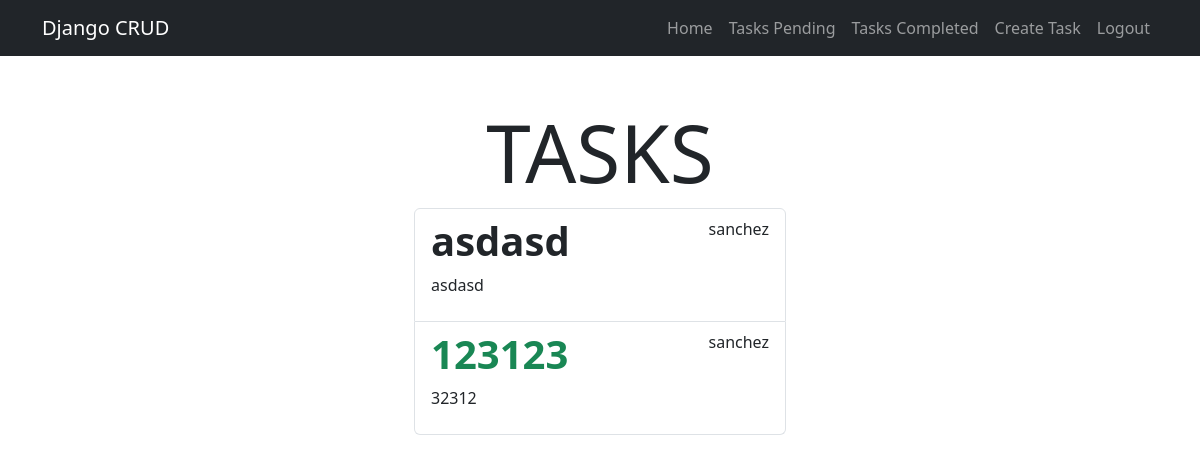
/tasks/ (signed in), run on an earlier commit of the app's database.
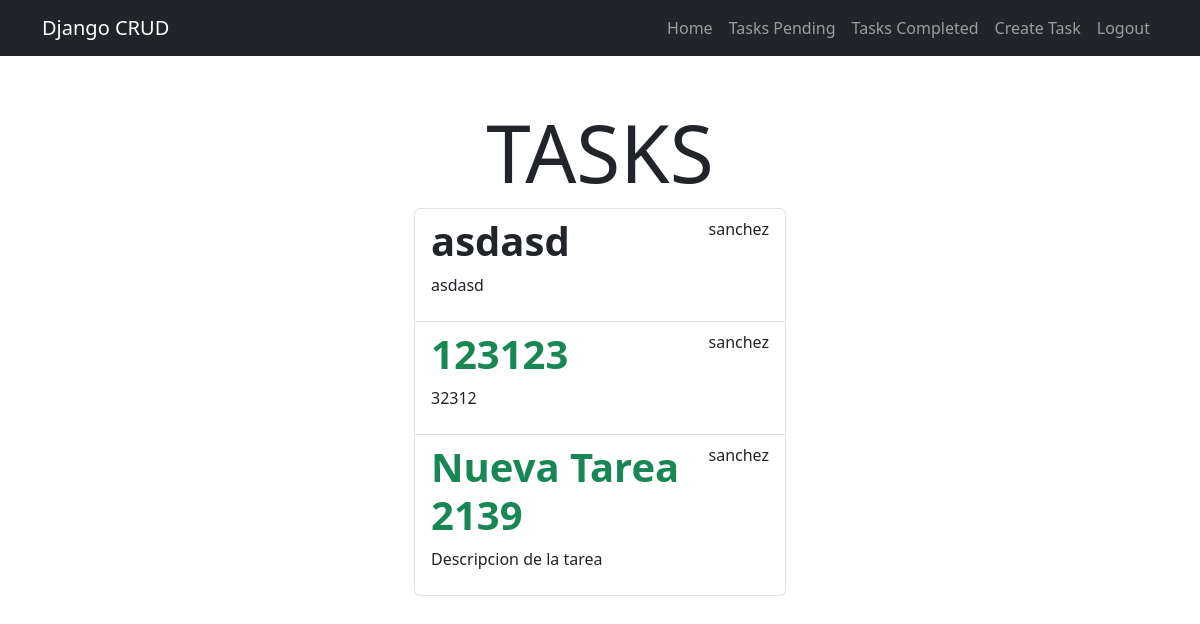
And on a later commit of the database.
### tasks/models.py (models this page shows, shortened)
class Task(models.Model):
    title = models.CharField(max_length=200)
    description = models.TextField(blank=True)
    created = models.DateTimeField(auto_now_add=True)
    datecompleted = models.DateTimeField(null=True, blank=True)
    important = models.BooleanField(default=False)
    user = models.ForeignKey(User, on_delete=models.CASCADE)

### tasks/views.py (the view)
# urls.py: path('tasks/',views.tasks, name = 'tasks'),
@login_required
def tasks(request):
    tasks = Task.objects.filter(user=request.user,  datecompleted__isnull=True)
    return render(request, 'tasks.html', {
        'tasks': tasks
    })

### tasks/templates/tasks.html (shortened to what this page needs)
{% extends 'base.html' %}
{% block content %}
<main class="container py-5">
    <section class="col-md-4 offset-md-4">
    <h1 class="display-1 text-center" >TASKS</h1>
    <ul class="list-group">
    {% for task in tasks %}
        <a class="list-group-item" href="{% url 'task_detail' task.id %}">
            <header class="d-flex justify-content-between">
                {% if task.important %}
                <h1 class="fw-bold text-success">{{task.title}}</h1>
                {% else %}
                <h1 class="fw-bold">{{task.title}}</h1>
                {% endif %}
                <p>{{task.user.username}}</p>
            </header>
            <p>{{task.description}}</p>
        </a>
    {% endfor %}
    </ul>
    </section>
</main>
{% endblock %}

### tasks/templates/base.html (shortened to what this page needs)
<!DOCTYPE html>
<html lang="en">
<head>
    <link rel="stylesheet" href="https://cdn.jsdelivr.net/npm/bootstrap@5.3.3/dist/css/bootstrap.min.css">
</head>
<body>
    <nav class="navbar navbar-expand-lg bg-dark navbar-dark">
        <div class="container">
          <a class="navbar-brand" href="/">Django CRUD</a>
          <div class="collapse navbar-collapse" id="navbarNav">
            <ul class="navbar-nav ms-auto">
                <li class="nav-item">
                    <a  class="nav-link" aria-current="page" href="/">Home</a>
                </li>
                {% if user.is_authenticated %}
                <li class="nav-item">
                    <a class="nav-link" href="{% url 'tasks' %}">Tasks Pending</a>
                </li>
                <li class="nav-item">
                    <a class="nav-link" href="{% url 'tasks_completed' %}">Tasks Completed</a>
                </li>
                <li class="nav-item">
                    <a class="nav-link" href="{% url 'create_task' %}">Create Task</a>
                </li>
                <li class="nav-item">
                    <a class="nav-link" href="{% url 'logout' %}">Logout</a>
                </li>
                {% endif %}
            </ul>
          </div>
        </div>
      </nav>
    {% block content %}
    {% endblock %}
</body>
</html>

What changed in the data, as far as the page shows it:
added Task: title "Nueva Tarea 2139", user.username "sanchez", description "Descripcion de la tarea"
